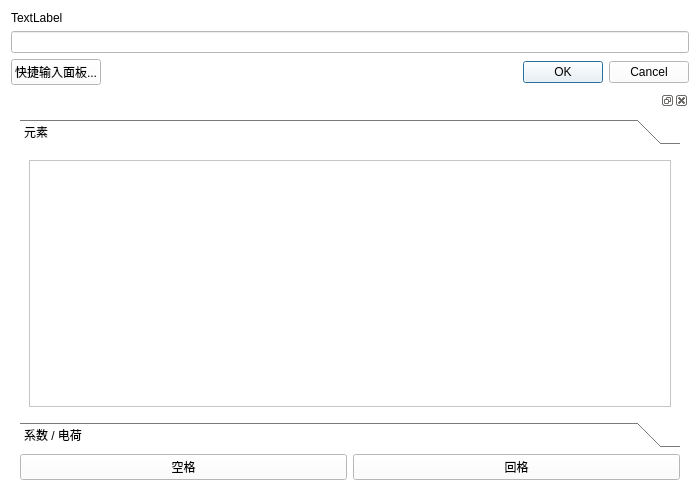
<?xml version="1.0" encoding="UTF-8"?>
<ui version="4.0">
 <class>InputDialog</class>
 <widget class="QDialog" name="InputDialog">
  <property name="geometry">
   <rect>
    <x>0</x>
    <y>0</y>
    <width>700</width>
    <height>500</height>
   </rect>
  </property>
  <property name="windowTitle">
   <string>Dialog</string>
  </property>
  <property name="styleSheet">
   <string notr="true">background-color: rgb(255, 255, 255);</string>
  </property>
  <layout class="QVBoxLayout" name="verticalLayout">
   <item>
    <widget class="QLabel" name="label">
     <property name="text">
      <string>TextLabel</string>
     </property>
    </widget>
   </item>
   <item>
    <widget class="QLineEdit" name="lineEdit"/>
   </item>
   <item>
    <layout class="QHBoxLayout" name="horizontalLayout_2">
     <item>
      <widget class="QPushButton" name="quickInputPushButton">
       <property name="text">
        <string>快捷输入面板...</string>
       </property>
      </widget>
     </item>
     <item>
      <widget class="QDialogButtonBox" name="buttonBox">
       <property name="orientation">
        <enum>Qt::Horizontal</enum>
       </property>
       <property name="standardButtons">
        <set>QDialogButtonBox::Cancel|QDialogButtonBox::Ok</set>
       </property>
      </widget>
     </item>
    </layout>
   </item>
   <item>
    <widget class="QDockWidget" name="dockWidget">
     <property name="floating">
      <bool>true</bool>
     </property>
     <widget class="QWidget" name="dockWidgetContents">
      <layout class="QVBoxLayout" name="verticalLayout_5">
       <item>
        <widget class="QToolBox" name="toolBox">
         <property name="currentIndex">
          <number>0</number>
         </property>
         <widget class="QWidget" name="page">
          <property name="geometry">
           <rect>
            <x>0</x>
            <y>0</y>
            <width>664</width>
            <height>284</height>
           </rect>
          </property>
          <attribute name="label">
           <string>元素</string>
          </attribute>
          <layout class="QVBoxLayout" name="verticalLayout_2">
           <item>
            <widget class="QTableWidget" name="elementsTableWidget">
             <property name="gridStyle">
              <enum>Qt::NoPen</enum>
             </property>
             <attribute name="horizontalHeaderDefaultSectionSize">
              <number>30</number>
             </attribute>
             <attribute name="verticalHeaderDefaultSectionSize">
              <number>30</number>
             </attribute>
            </widget>
           </item>
          </layout>
         </widget>
         <widget class="QWidget" name="page_2">
          <property name="geometry">
           <rect>
            <x>0</x>
            <y>0</y>
            <width>91</width>
            <height>91</height>
           </rect>
          </property>
          <attribute name="label">
           <string>系数 / 电荷</string>
          </attribute>
          <layout class="QVBoxLayout" name="verticalLayout_4">
           <item>
            <widget class="QListWidget" name="numbersListWidget">
             <property name="font">
              <font>
               <family>Times New Roman</family>
               <pointsize>18</pointsize>
              </font>
             </property>
             <property name="viewMode">
              <enum>QListView::IconMode</enum>
             </property>
            </widget>
           </item>
          </layout>
         </widget>
        </widget>
       </item>
       <item>
        <layout class="QHBoxLayout" name="horizontalLayout">
         <item>
          <widget class="QPushButton" name="spacePushButton">
           <property name="focusPolicy">
            <enum>Qt::TabFocus</enum>
           </property>
           <property name="text">
            <string>空格</string>
           </property>
          </widget>
         </item>
         <item>
          <widget class="QPushButton" name="backspacePushButton">
           <property name="focusPolicy">
            <enum>Qt::TabFocus</enum>
           </property>
           <property name="text">
            <string>回格</string>
           </property>
          </widget>
         </item>
        </layout>
       </item>
      </layout>
     </widget>
    </widget>
   </item>
  </layout>
 </widget>
 <resources/>
 <connections>
  <connection>
   <sender>buttonBox</sender>
   <signal>accepted()</signal>
   <receiver>InputDialog</receiver>
   <slot>accept()</slot>
   <hints>
    <hint type="sourcelabel">
     <x>248</x>
     <y>254</y>
    </hint>
    <hint type="destinationlabel">
     <x>157</x>
     <y>274</y>
    </hint>
   </hints>
  </connection>
  <connection>
   <sender>buttonBox</sender>
   <signal>rejected()</signal>
   <receiver>InputDialog</receiver>
   <slot>reject()</slot>
   <hints>
    <hint type="sourcelabel">
     <x>316</x>
     <y>260</y>
    </hint>
    <hint type="destinationlabel">
     <x>286</x>
     <y>274</y>
    </hint>
   </hints>
  </connection>
 </connections>
</ui>
